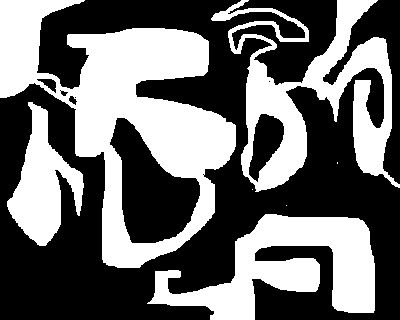
%> input picture lab11/bw.bmp, 400 x 320 px; the run also reads 1 picture not shown here
$ octave lab11.m   (GNU Octave 9; MATLAB toolbox functions it lacks are replaced by stand-ins)
%> lines starting %> are read from the running program, lines starting %| are printed output that depends on the picture; in (x1, y1, x2, y2) boxes, pixels count from 0 and x2, y2 are one past the last pixel; in counts of white or black regions, pixels touching at a corner belong together; the program's own positions count from 1
%% GRAFIKA KOMPUTEROWA - LAB 11
%% *Joanna Dagil 231008*

clear; close all; clc;

%% CEL CWICZENIA
% Przekształcenia morfologiczne.

%% ZADANIA

%% ZADANIE 1
%
% Operacja *erozji* i *dylatacji* na zalaczonych obrazach bw.bmp (binarny) i camels.bmp (monochromatyczny).
% Elementy strukturalne do operacji:
%
% 1.
%    x x x
%    x o x
%    x x x
%
% 2.
%    x x x x x
%    x x x x x
%    x x o x x
%    x x x x x
%    x x x x x
%
% 3.
%    x x x o x x x
%

SE{1} = ones(3,3);
SE{2} = ones(5,5);
SE{3} = ones(1,7);

Im{1} = imread('bw.bmp');
Im{2} = imread('camels.bmp');
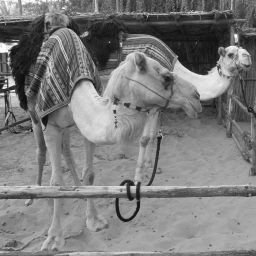
%> input picture lab11/camels.bmp, 256 x 256 px

for i = 1:2

    for j = 1:3

        IE{i}{j} = imerode(Im{i}, SE{j});
        ID{i}{j} = imdilate(Im{i}, SE{j});

        figure(1000+i*100+j*10);
        imshow(IE{i}{j});
        %figure(1000+i*100+j*10+1);
        %imshow(ID{i}{j});

    end

end
%> after the loop, ID = 2 items; IE = 2 items


%% ZADANIE 2
%
% Operacja *otwarcia* i *domkniecia* na zalaczonych obrazach.

for i = 1:2

    for j = 1:3

        IOT{i}{j} = imdilate(IE{i}{j}, SE{j});
        IDO{i}{j} = imerode(ID{i}{j}, SE{j});
        % IOT{i}{j} = imopen(Im{i}, SE{j});
        % jw

        figure(2000+i*100+j*10);
        imshow(IOT{i}{j});
        %figure(2000+i*100+j*10+1);
        %imshow(IDO{i}{j});

    end

end
%> after the loop, IDO = 2 items; IOT = 2 items


%% ZADANIE 3
%
% Operacja *top-hat* i *bottom-hat* na zalaczonych obrazach.

for i = 1:2

    for j = 1:3

        ITH{i}{j} = imtophat(Im{i}, SE{j});
        IBH{i}{j} = imbothat(Im{i}, SE{j});

        figure(3000+i*100+j*10);
        imshow(ITH{i}{j});
        %figure(3000+i*100+j*10+1);
        %imshow(IBH{i}{j});

    end

end
%> this loop made 2 passes
%> pass 1, `for j = 1:3  ITH{i}{j} = imtophat(Im{i}, SE{j}); IBH{i}{j} = imbothat(..`:
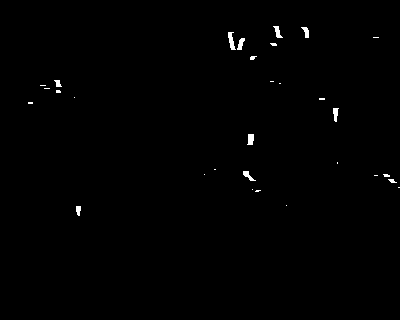
%> displayed picture: size 320x400, on the screen's scale of 0 to 255; 0.51% white; 30 white regions (19 under 20 px), largest, box (x1, y1, x2, y2) and area: (228, 32, 236, 50) 80, (247, 134, 254, 145) 63, (273, 26, 283, 38) 58
%> pass 2, `for j = 1:3  ITH{i}{j} = imtophat(Im{i}, SE{j}); IBH{i}{j} = imbothat(..`:
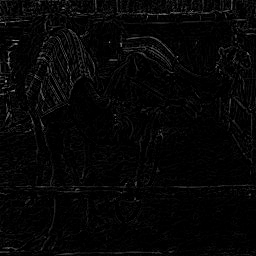
%> displayed picture: size 256x256, on the screen's scale of 0 to 255; min 0, max 152, mean 5.8
%> after the loop, IBH = 2 items; ITH = 2 items


%% ZADANIE 4
%
% Operacja scieniania na obrazach bw.bmp, Un.bmp, oraz Un1.bmp i wyznaczenie szkieletow.
% Liczba iteracji - nieskończona i skończona.


Im2{1} = imread('bw.bmp');
Im2{2} = imread('Un.bmp');
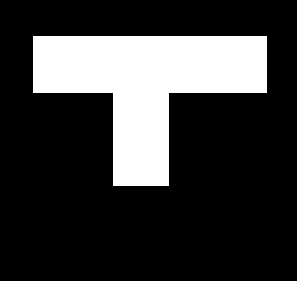
%> input picture lab11/Un.bmp, 297 x 281 px
Im2{3} = imread('Un1.bmp');

for i = 1:3

    ISKEL10{i}  = bwmorph(Im2{i}, 'skel', 10);
    ISKELINF{i} = bwmorph(Im2{i}, 'skel', Inf);
    ITHIN10{i}  = bwmorph(Im2{i}, 'thin', 10);
    ITHININF{i} = bwmorph(Im2{i}, 'thin', Inf);

    figure(4000+i*100+10);
    imshow(ISKEL10{i});
    % [6 lines of commented-out code are left out]

end
%> this loop made 3 passes
%> pass 1, `imshow(ISKEL10{i});`:
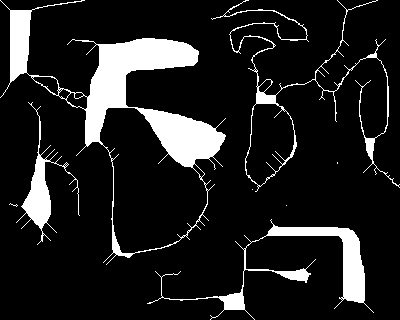
%> displayed picture: size 320x400 logical; 12.6% white; 8 white regions (4 under 20 px), largest, box (x1, y1, x2, y2) and area: (0, 0, 226, 265) 9672, (147, 219, 374, 320) 3048, (211, 0, 400, 192) 1871, (16, 102, 80, 245) 1467
%> pass 2, `imshow(ISKEL10{i});`:
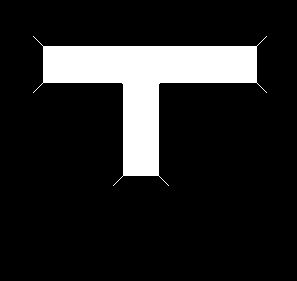
%> displayed picture: size 281x297 logical; 13.6% white; 1 white region, box (x1, y1, x2, y2) and area: (33, 36, 267, 186) 11328
%> after the loop, ISKEL10 = 3 items; ISKELINF = 3 items; ITHIN10 = 3 items; ITHININF = 3 items


%% ZADANIE 5
%
% Wyznaczanie szkieletów obrazów binarnych wykorzystując metodę opartej na transformacji *hit-or-miss*.

EL = false(3,3,24);

EL(1:3,1:3,1) = [0, 0, 0;
                 1, 1, 1;
                 1, 1, 1];

EL(1:3,1:3,2) = [0, 0, 0;
                 0, 1, 1;
                 1, 1, 1];

EL(1:3,1:3,3) = [0, 0, 0;
                 1, 1, 0;
                 1, 1, 1];

EL(1:3,1:3,4) = [1, 0, 0;
                 1, 1, 0;
                 1, 1, 1];

EL(1:3,1:3,5) = [0, 0, 1;
                 1, 1, 1;
                 1, 1, 1];

EL(1:3,1:3,6) = [1, 0, 0;
                 1, 1, 1;
                 1, 1, 1];

% EL{7-24} obrocone jw

for k = 1:6
    temp(1:3,1:3) = EL(1:3,1:3,k);
    for j = 1:3
        for i = 1:3
            EL(j,i,k+18) = temp(i,4-j);
            EL(j,i,k+12) = temp(4-j,4-i);
            EL(j,i,k+6)  = temp(4-i,j);
        end
    end
end

Im1 = imread('Un1.bmp');
%> Im1: size 281x297 logical; 22.3% white; 1 white region, box (x1, y1, x2, y2) and area: (33, 36, 267, 186) 18639
Im2 = bwmorph(Im1, 'skel', Inf);
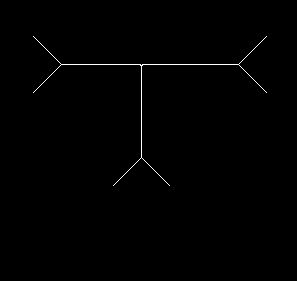
%> Im2: size 281x297 logical; 0.53% white in thin lines or dots, all inside (x1, y1, x2, y2) = (33, 36, 267, 186)
[Y, X] = size(Im1);
%> Y = 281; X = 297

Im3 = Im1;
diff = true;
frag = false(3,3);
%> (the run ends here)
